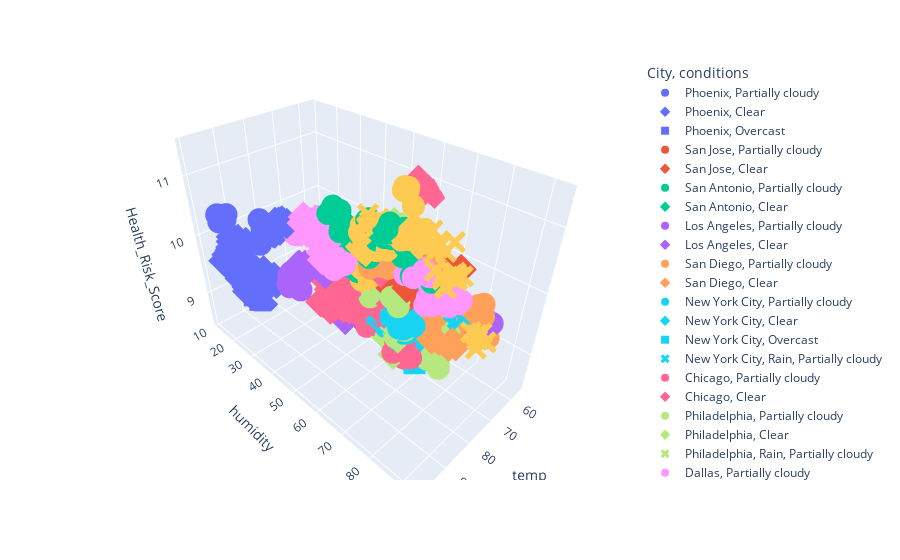

Here is the notebook cell this chart was saved with:
### Code cell
#Interactive 3D Plot (Plotly)
fig = px.scatter_3d(df, x='temp', y='humidity', z='Health_Risk_Score',color='City', symbol='conditions',animation_frame='Month')
fig.update_layout(scene_zaxis_type="log")
fig.show()
